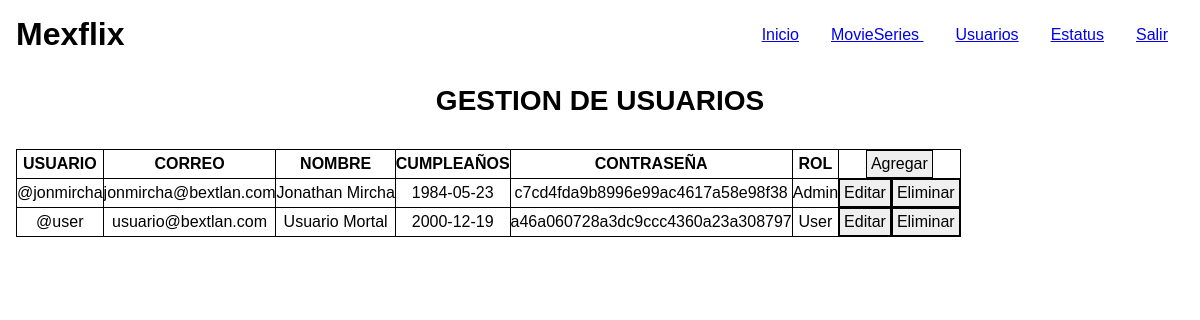
The app's page /users (signed in) with its own data.
### tables this page shows
CREATE TABLE users
(
  user VARCHAR(15) PRIMARY KEY,
  email VARCHAR(80) UNIQUE NOT NULL,  
  names  VARCHAR(100) NOT NULL,
  birthday DATE NOT NULL,
  pass CHAR(32) NOT NULL,  
  roles ENUM ('Admin','User') NOT NULL
);

### Controllers/ViewControllers.php (called while the page is built, shortened)
<?php
  class ViewControllers
  {
    private static $view_path = './views/';
    public function load_view($view)
    {
      require_once(self::$view_path. 'header.php');
      require_once(self::$view_path. $view. '.php');
      require_once(self::$view_path. 'footer.php');
    }
  }
?>

### index.php (called while the page is built, shortened)
<?php
  require_once('./controllers/Autoload.php');
  $route = isset($_GET['r'] ) ? $_GET['r']:'home' ;
  $mexflix = new Router($route);
?>

### Controllers/Autoload.php (called while the page is built, shortened)
<?php
  class Autoload
  {
    public function __construct()
    {
      spl_autoload_register(function($class_name){
        $models_path = './models/'.$class_name.'.php';
        $controllers_path = './controllers/'.$class_name.'.php';
      } );
    }
  }
?>

### Controllers/UsersController.php (called while the page is built, shortened)
<?php
  class UsersController
  {
    private $model;
    public function __construct()
    {
      $this->model = new UsersModel();
    }
    public function get($user_id = '')
    {
      return $this->model->get($user_id);
    }
  }
?>

### Models/Model.php (called while the page is built, shortened)
<?php
abstract class Model
{
  private static $db_host = 'localhost';
  private static $db_user = 'root';
  private static $db_pass = '';
  private static $db_name = 'mexflix';
  private static $db_charset = 'utf8';
  private $conn;
  protected $query;
  protected $rows = array();
  private function db_open()
  {
    $this->conn = new mysqli(
      self::$db_host,
      self::$db_user,
      self::$db_pass,
      self::$db_name);
      $this->conn->set_charset(self::$db_charset);
  }
  protected function get_query()
  {
    $result = $this->conn->query($this->query);
    while ($this->rows[] = $result->fetch_assoc() );
    return array_pop($this->rows);
  }
}
?>

### Models/UsersModel.php (called while the page is built, shortened)
<?php
  class UsersModel extends Model
  {
   public function get($buscar_user = '')
   {
      $this->query = ($buscar_user != '' )?"SELECT * FROM users WHERE user = '$buscar_user'":"SELECT * FROM users";
      $this->get_query();
      $datos = array();
      foreach ($this->rows as $nombreCampo => $contenidoCampo)
      {
        array_push($datos,$contenidoCampo);
      }
      return $datos;
   }
  }
?>

### Views/users.php (the view)
<?php
  print('<h2 class="p1">GESTION DE USUARIOS</h2>');
  $users_controller = new UsersController();
  $users = $users_controller->get();
  if (empty($users))
  {
    print('
      <div class = "container">
        <p class = "item error" >NO hay Usuarios </p>
      </div>');
  }
  else
  {
    $template_users = '
      <div class = "item">
        <table>
          <tr>
            <th>USUARIO</th>
            <th>CORREO</th>
            <th>NOMBRE</th>
            <th>CUMPLEAÑOS</th>
            <th>CONTRASEÑA</th>
            <th>ROL</th>
            <th colspan="2">
              <form method ="POST">
                <input type ="hidden" name = "r" value ="users-add">
                 <input class ="button add" type = "submit" value ="Agregar">
              </form>
            </th>
          </tr>';
      for ($n=0;$n < count($users); $n++)
      {
        $template_users .= '
          <tr>
            <td>'.$users[$n]['user'].'</td>
            <td>'.$users[$n]['email'].'</td>
            <td>'.$users[$n]['names'].'</td>
            <td>'.$users[$n]['birthday'].'</td>
            <td>'.$users[$n]['pass'].'</td>
            <td>'.$users[$n]['roles'].'</td>
            <td>
              <form method ="POST">
                <input type ="hidden" name = "r" value ="users-edit">
                <input type ="hidden" name = "user" value ="'.$users[$n]['user'].'">
                <input class ="button edit" type = "submit" value ="Editar">
              </form>
            </td>
            <td>
              <form method ="POST">
                <input type ="hidden" name = "r" value ="users-delete">
                <input type ="hidden" name = "user" value ="'.$users[$n]['user'].'">
                <input class ="button delete" type = "submit" value ="Eliminar">
              </form>
            </td>
          </tr>
          ';
      }
      $template_users .= '
        </table>
      </div>
    ';
    print($template_users);
  }
?>

### Public/CSS/responsimple.css (style rules this page uses)
html,mark { color:#000 }
html { -ms-box-sizing:border-box;-moz-box-sizing:border-box;-webkit-box-sizing:border-box;box-sizing:border-box;font-family:sans-serif;font-size:16px;-ms-text-size-ajust:100%;-moz-text-size-ajust:100%;-webkit-text-size-ajust:100%;text-size-ajust:100%;background-color:#FFF }
body { overflow-x:hidden }
*,::after,::before { -ms-box-sizing:inherit;-moz-box-sizing:inherit;-webkit-box-sizing:inherit;box-sizing:inherit;margin:0;padding:0 }
h2 { font-size:28px;font-size:1.75rem }
button,input,optgroup,option,select,textarea { padding:.25rem;font-family:inherit;font-size:16px;font-size:1rem;border:thin solid #000;color:inherit }
input { line-height:normal }
button,input[type=button],input[type=submit],input[type=reset],input[type=checkbox],input[type=radio],label,select { cursor:pointer }
.border,table,td,th { border:thin solid #000 }
table { border-collapse:collapse }
.item { display:block;width:100%;padding:1rem;font-size:16px;font-size:1rem }
.p1 { padding:1rem }

### records on screen
users: user "@jonmircha", email "jonmircha@bextlan.com", names "Jonathan Mircha", birthday "1984-05-23", pass "c7cd4fda9b8996e99ac4617a58e98f38", roles "Admin"
users: user "@user", email "usuario@bextlan.com", names "Usuario Mortal", birthday "2000-12-19", pass "a46a060728a3dc9ccc4360a23a308797", roles "User"
